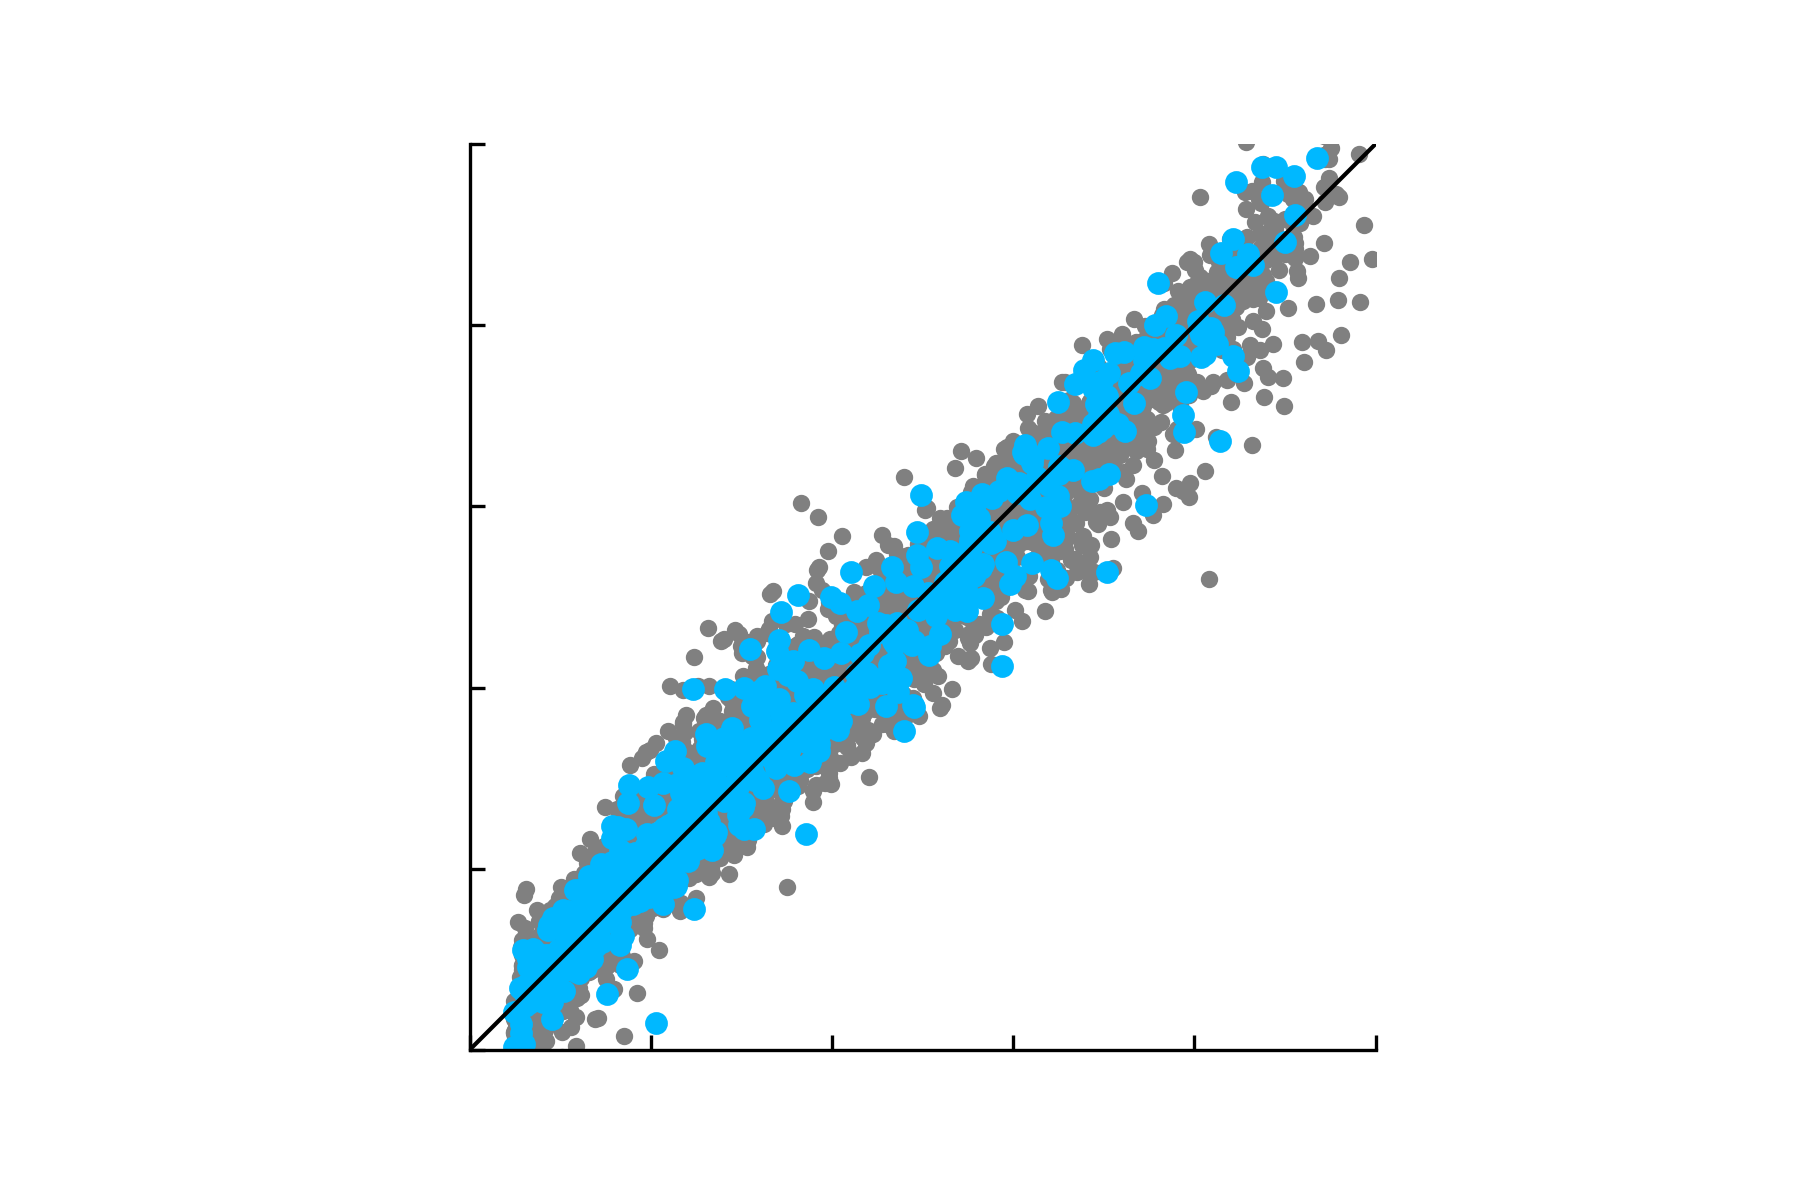

Write Python code to recreate this figure.
import numpy as np
import scipy.io as sio
import matplotlib.pyplot as plt
from sklearn.linear_model import LinearRegression
from sklearn.decomposition import PCA
from sklearn.model_selection import train_test_split
from sklearn.preprocessing import PolynomialFeatures
from pymks import (
    PrimitiveTransformer,
    TwoPointCorrelation)

data = sio.loadmat('dataset')
x=data['data']
y=data['label']
y=y.reshape(-1,1)
y=np.array(y)
x=x.reshape(51,51,51,5900)
x = np.transpose(x,(3,0,1,2))

data_disc_x = PrimitiveTransformer(n_state=2, min_=0.0, max_=1.0).transform(x)
data_corr_x = TwoPointCorrelation(
    periodic_boundary=True,
    cutoff=25,
    correlations=[(1, 1)]
).transform(data_disc_x)
data_corr_x_v=data_corr_x.reshape(5900,-1)
data_corr_train, data_corr_test,y_train, y_test = train_test_split(data_corr_x_v, y,test_size=0.1, random_state=11)
pc_scores_all = PCA(
    svd_solver='full',
    n_components=13,
    random_state=10
).fit(data_corr_train)
pc_scores_train = pc_scores_all.transform(data_corr_train)
pc_scores_test = pc_scores_all.transform(data_corr_test)

pc_scores_train=np.array(pc_scores_train)
pc_scores_test=np.array(pc_scores_test)

poly = PolynomialFeatures(3)
poly_features = poly.fit_transform(pc_scores_train)
poly_features_test = poly.fit_transform(pc_scores_test)
model = LinearRegression().fit(poly_features, y_train)
Y_hat = model.predict(poly_features_test)
y_hat_train = model.predict(poly_features)

plt.scatter(y_train,y_hat_train,c='grey')
plt.scatter(y_test,Y_hat,c='#00B8FF')
plt.axis('square')
plt.savefig("3dmks_0608",dpi=300)

print(np.mean(np.abs(Y_hat-y_test)/y_test))

mdic = {"y_hat_train": y_hat_train, "Y_hat_test": Y_hat,"y_test": y_test,"y_train": y_train}
sio.savemat("3dmks_0608.mat", mdic)
